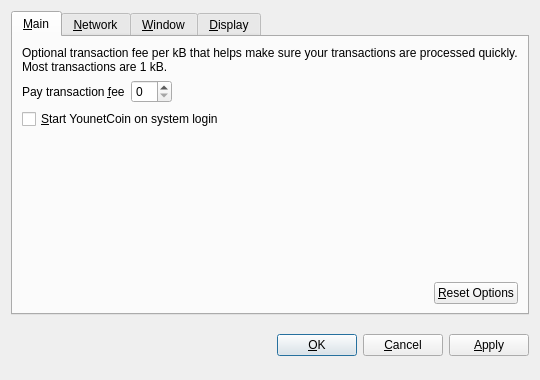
<?xml version="1.0" encoding="UTF-8"?>
<ui version="4.0">
 <class>OptionsDialog</class>
 <widget class="QDialog" name="OptionsDialog">
  <property name="geometry">
   <rect>
    <x>0</x>
    <y>0</y>
    <width>540</width>
    <height>380</height>
   </rect>
  </property>
  <property name="windowTitle">
   <string>Options</string>
  </property>
  <property name="modal">
   <bool>true</bool>
  </property>
  <layout class="QVBoxLayout" name="verticalLayout">
   <item>
    <widget class="QTabWidget" name="tabWidget">
     <property name="tabPosition">
      <enum>QTabWidget::North</enum>
     </property>
     <property name="currentIndex">
      <number>0</number>
     </property>
     <widget class="QWidget" name="tabMain">
      <attribute name="title">
       <string>&amp;Main</string>
      </attribute>
      <layout class="QVBoxLayout" name="verticalLayout_Main">
       <item>
        <widget class="QLabel" name="transactionFeeInfoLabel">
         <property name="text">
          <string>Optional transaction fee per kB that helps make sure your transactions are processed quickly. Most transactions are 1 kB.</string>
         </property>
         <property name="textFormat">
          <enum>Qt::PlainText</enum>
         </property>
         <property name="wordWrap">
          <bool>true</bool>
         </property>
        </widget>
       </item>
       <item>
        <layout class="QHBoxLayout" name="horizontalLayout_1_Main">
         <item>
          <widget class="QLabel" name="transactionFeeLabel">
           <property name="text">
            <string>Pay transaction &amp;fee</string>
           </property>
           <property name="textFormat">
            <enum>Qt::PlainText</enum>
           </property>
           <property name="buddy">
            <cstring>transactionFee</cstring>
           </property>
          </widget>
         </item>
         <item>
          <widget class="BitcoinAmountField" name="transactionFee"/>
         </item>
         <item>
          <spacer name="horizontalSpacer_1_Main">
           <property name="orientation">
            <enum>Qt::Horizontal</enum>
           </property>
           <property name="sizeHint" stdset="0">
            <size>
             <width>40</width>
             <height>20</height>
            </size>
           </property>
          </spacer>
         </item>
        </layout>
       </item>
       <item>
        <widget class="QCheckBox" name="bitcoinAtStartup">
         <property name="toolTip">
          <string>Automatically start YounetCoin after logging in to the system.</string>
         </property>
         <property name="text">
          <string>&amp;Start YounetCoin on system login</string>
         </property>
        </widget>
       </item>
       <item>
        <spacer name="verticalSpacer_Main">
         <property name="orientation">
          <enum>Qt::Vertical</enum>
         </property>
         <property name="sizeHint" stdset="0">
          <size>
           <width>20</width>
           <height>40</height>
          </size>
         </property>
        </spacer>
       </item>
       <item>
        <layout class="QHBoxLayout" name="horizontalLayout_2_Main">
         <item>
          <spacer name="horizontalSpacer_2_Main">
           <property name="orientation">
            <enum>Qt::Horizontal</enum>
           </property>
           <property name="sizeHint" stdset="0">
            <size>
             <width>40</width>
             <height>20</height>
            </size>
           </property>
          </spacer>
         </item>
         <item>
          <widget class="QPushButton" name="resetButton">
           <property name="toolTip">
            <string>Reset all client options to default.</string>
           </property>
           <property name="text">
            <string>&amp;Reset Options</string>
           </property>
           <property name="autoDefault">
            <bool>false</bool>
           </property>
          </widget>
         </item>
        </layout>
       </item>
      </layout>
     </widget>
     <widget class="QWidget" name="tabNetwork">
      <attribute name="title">
       <string>&amp;Network</string>
      </attribute>
      <layout class="QVBoxLayout" name="verticalLayout_Network">
       <item>
        <widget class="QCheckBox" name="mapPortUpnp">
         <property name="toolTip">
          <string>Automatically open the YounetCoin client port on the router. This only works when your router supports UPnP and it is enabled.</string>
         </property>
         <property name="text">
          <string>Map port using &amp;UPnP</string>
         </property>
        </widget>
       </item>
       <item>
        <widget class="QCheckBox" name="connectSocks">
         <property name="toolTip">
          <string>Connect to the YounetCoin network through a SOCKS proxy (e.g. when connecting through Tor).</string>
         </property>
         <property name="text">
          <string>&amp;Connect through SOCKS proxy:</string>
         </property>
        </widget>
       </item>
       <item>
        <layout class="QHBoxLayout" name="horizontalLayout_Network">
         <item>
          <widget class="QLabel" name="proxyIpLabel">
           <property name="text">
            <string>Proxy &amp;IP:</string>
           </property>
           <property name="textFormat">
            <enum>Qt::PlainText</enum>
           </property>
           <property name="buddy">
            <cstring>proxyIp</cstring>
           </property>
          </widget>
         </item>
         <item>
          <widget class="QValidatedLineEdit" name="proxyIp">
           <property name="maximumSize">
            <size>
             <width>140</width>
             <height>16777215</height>
            </size>
           </property>
           <property name="toolTip">
            <string>IP address of the proxy (e.g. 127.0.0.1)</string>
           </property>
          </widget>
         </item>
         <item>
          <widget class="QLabel" name="proxyPortLabel">
           <property name="text">
            <string>&amp;Port:</string>
           </property>
           <property name="textFormat">
            <enum>Qt::PlainText</enum>
           </property>
           <property name="buddy">
            <cstring>proxyPort</cstring>
           </property>
          </widget>
         </item>
         <item>
          <widget class="QLineEdit" name="proxyPort">
           <property name="maximumSize">
            <size>
             <width>55</width>
             <height>16777215</height>
            </size>
           </property>
           <property name="toolTip">
            <string>Port of the proxy (e.g. 9050)</string>
           </property>
          </widget>
         </item>
         <item>
          <widget class="QLabel" name="socksVersionLabel">
           <property name="text">
            <string>SOCKS &amp;Version:</string>
           </property>
           <property name="textFormat">
            <enum>Qt::PlainText</enum>
           </property>
           <property name="buddy">
            <cstring>socksVersion</cstring>
           </property>
          </widget>
         </item>
         <item>
          <widget class="QValueComboBox" name="socksVersion">
           <property name="toolTip">
            <string>SOCKS version of the proxy (e.g. 5)</string>
           </property>
          </widget>
         </item>
         <item>
          <spacer name="horizontalSpacer_Network">
           <property name="orientation">
            <enum>Qt::Horizontal</enum>
           </property>
           <property name="sizeHint" stdset="0">
            <size>
             <width>40</width>
             <height>20</height>
            </size>
           </property>
          </spacer>
         </item>
        </layout>
       </item>
       <item>
        <spacer name="verticalSpacer_Network">
         <property name="orientation">
          <enum>Qt::Vertical</enum>
         </property>
         <property name="sizeHint" stdset="0">
          <size>
           <width>20</width>
           <height>40</height>
          </size>
         </property>
        </spacer>
       </item>
      </layout>
     </widget>
     <widget class="QWidget" name="tabWindow">
      <attribute name="title">
       <string>&amp;Window</string>
      </attribute>
      <layout class="QVBoxLayout" name="verticalLayout_Window">
       <item>
        <widget class="QCheckBox" name="minimizeToTray">
         <property name="toolTip">
          <string>Show only a tray icon after minimizing the window.</string>
         </property>
         <property name="text">
          <string>&amp;Minimize to the tray instead of the taskbar</string>
         </property>
        </widget>
       </item>
       <item>
        <widget class="QCheckBox" name="minimizeOnClose">
         <property name="toolTip">
          <string>Minimize instead of exit the application when the window is closed. When this option is enabled, the application will be closed only after selecting Quit in the menu.</string>
         </property>
         <property name="text">
          <string>M&amp;inimize on close</string>
         </property>
        </widget>
       </item>
       <item>
        <spacer name="verticalSpacer_Window">
         <property name="orientation">
          <enum>Qt::Vertical</enum>
         </property>
         <property name="sizeHint" stdset="0">
          <size>
           <width>20</width>
           <height>40</height>
          </size>
         </property>
        </spacer>
       </item>
      </layout>
     </widget>
     <widget class="QWidget" name="tabDisplay">
      <attribute name="title">
       <string>&amp;Display</string>
      </attribute>
      <layout class="QVBoxLayout" name="verticalLayout_Display">
       <item>
        <layout class="QHBoxLayout" name="horizontalLayout_1_Display">
         <item>
          <widget class="QLabel" name="langLabel">
           <property name="text">
            <string>User Interface &amp;language:</string>
           </property>
           <property name="textFormat">
            <enum>Qt::PlainText</enum>
           </property>
           <property name="buddy">
            <cstring>lang</cstring>
           </property>
          </widget>
         </item>
         <item>
          <widget class="QValueComboBox" name="lang">
           <property name="toolTip">
            <string>The user interface language can be set here. This setting will take effect after restarting YounetCoin.</string>
           </property>
          </widget>
         </item>
        </layout>
       </item>
       <item>
        <layout class="QHBoxLayout" name="horizontalLayout_2_Display">
         <item>
          <widget class="QLabel" name="unitLabel">
           <property name="text">
            <string>&amp;Unit to show amounts in:</string>
           </property>
           <property name="textFormat">
            <enum>Qt::PlainText</enum>
           </property>
           <property name="buddy">
            <cstring>unit</cstring>
           </property>
          </widget>
         </item>
         <item>
          <widget class="QValueComboBox" name="unit">
           <property name="toolTip">
            <string>Choose the default subdivision unit to show in the interface and when sending coins.</string>
           </property>
          </widget>
         </item>
        </layout>
       </item>
       <item>
        <widget class="QCheckBox" name="displayAddresses">
         <property name="toolTip">
          <string>Whether to show YounetCoin addresses in the transaction list or not.</string>
         </property>
         <property name="text">
          <string>&amp;Display addresses in transaction list</string>
         </property>
        </widget>
       </item>
       <item>
        <widget class="QCheckBox" name="coinControlFeatures">
         <property name="toolTip">
          <string>Whether to show coin control features or not.</string>
         </property>
         <property name="text">
          <string>Display coin &amp;control features (experts only!)</string>
         </property>
        </widget>
       </item>
       <item>
        <spacer name="verticalSpacer_Display">
         <property name="orientation">
          <enum>Qt::Vertical</enum>
         </property>
         <property name="sizeHint" stdset="0">
          <size>
           <width>20</width>
           <height>40</height>
          </size>
         </property>
        </spacer>
       </item>
      </layout>
     </widget>
    </widget>
   </item>
   <item>
    <layout class="QHBoxLayout" name="horizontalLayout_Buttons">
     <item>
      <spacer name="horizontalSpacer_1">
       <property name="orientation">
        <enum>Qt::Horizontal</enum>
       </property>
       <property name="sizeHint" stdset="0">
        <size>
         <width>40</width>
         <height>48</height>
        </size>
       </property>
      </spacer>
     </item>
     <item>
      <widget class="QLabel" name="statusLabel">
       <property name="font">
        <font>
         <weight>75</weight>
         <bold>true</bold>
        </font>
       </property>
       <property name="text">
        <string/>
       </property>
       <property name="textFormat">
        <enum>Qt::PlainText</enum>
       </property>
       <property name="wordWrap">
        <bool>true</bool>
       </property>
      </widget>
     </item>
     <item>
      <spacer name="horizontalSpacer_2">
       <property name="orientation">
        <enum>Qt::Horizontal</enum>
       </property>
       <property name="sizeHint" stdset="0">
        <size>
         <width>40</width>
         <height>48</height>
        </size>
       </property>
      </spacer>
     </item>
     <item>
      <widget class="QPushButton" name="okButton">
       <property name="text">
        <string>&amp;OK</string>
       </property>
      </widget>
     </item>
     <item>
      <widget class="QPushButton" name="cancelButton">
       <property name="text">
        <string>&amp;Cancel</string>
       </property>
       <property name="autoDefault">
        <bool>false</bool>
       </property>
      </widget>
     </item>
     <item>
      <widget class="QPushButton" name="applyButton">
       <property name="text">
        <string>&amp;Apply</string>
       </property>
       <property name="autoDefault">
        <bool>false</bool>
       </property>
      </widget>
     </item>
    </layout>
   </item>
  </layout>
 </widget>
 <customwidgets>
  <customwidget>
   <class>BitcoinAmountField</class>
   <extends>QSpinBox</extends>
   <header>bitcoinamountfield.h</header>
  </customwidget>
  <customwidget>
   <class>QValueComboBox</class>
   <extends>QComboBox</extends>
   <header>qvaluecombobox.h</header>
  </customwidget>
  <customwidget>
   <class>QValidatedLineEdit</class>
   <extends>QLineEdit</extends>
   <header>qvalidatedlineedit.h</header>
  </customwidget>
 </customwidgets>
 <resources/>
 <connections/>
</ui>
